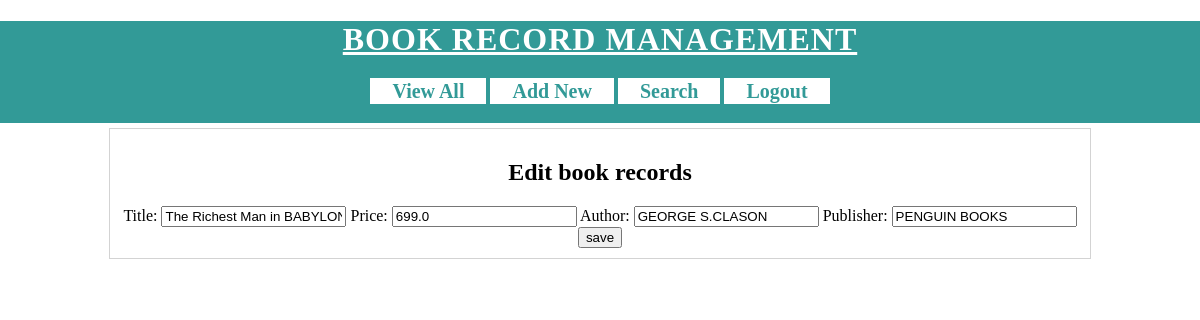
/BRMapp/edit-book?bookid=17 (signed in), run on the app's committed database.
### BRMapp/models.py (models this page shows)
class Book(models.Model):
    title=models.CharField(max_length=100)
    price=models.FloatField()
    author=models.CharField(max_length=100)
    publisher=models.CharField(max_length=100)

### BRMapp/views.py (the view)
@login_required(login_url="/BRMapp/login/")
def editBook(request):
    book=models.Book.objects.get(id=request.GET['bookid'])
    fields={'title':book.title,'price':book.price,'author':book.author,'publisher':book.publisher}
    form=NewBookForm(initial=fields)
    res=render(request,'BRMapp/edit-book.html',{'form':form,'book':book})
    return res

### BRMapp/forms.py
class NewBookForm(forms.Form):
    title=forms.CharField(label='Title',max_length=100)
    price=forms.FloatField(label='Price')
    author=forms.CharField(label='Author')
    publisher=forms.CharField(label='Publisher')

### templates/BRMapp/edit-book.html (shortened to what this page needs)
<!DOCTYPE html>
{% load static %}
<html lang="en" dir="ltr">
  <head>
    <link rel="stylesheet" href="{% static 'CSS/BRMstyle.css' %}">
  </head>
  <body>
    <div id= "header">
      <h1>BOOK RECORD MANAGEMENT</h1>
      <div id='nav'>
        <a href="/BRMapp/view-books">View All</a>
        <a href="/BRMapp/new-books">Add New</a>
        <a href="/BRMapp/search-books">Search</a>
        <a href="/BRMapp/logout">Logout</a>
      </div>
    </div>
    <div id="main">
      <h2>Edit book records</h2>
      <form action="/BRMapp/edit" method="post">
        {{form}}
        <input type="submit"  value="save">
      </form>
    </div>
  </body>
</html>

### static/CSS/BRMstyle.css (style rules this page uses)
body { background-color: white; margin:0px 0px 0px 0px; font-family:"calibri"; }
#header { background-color: #329A97; padding-bottom: 20px; text-align: center; }
#header h1 { text-align: center; color: white; font-family: "montserrat"; letter-spacing: 1px; text-decoration: underline; }
#nav { width: 60% margin:auto; }
#nav a { background-color: white; width: 150px; border: solid 2px white; font-size: 20px; font-weight: bold; text-decoration: none; color: #329A97; padding-left: 20px; padding-right: 20px; }
#main { margin:auto; border: solid 1px lightgrey; width: 80%; padding: 10px; margin-top:5px; }
#main h2, #main form { text-align: center; width: 100%; }

### data on the page
Book: title "The Richest Man in BABYLON", price "699.0", author "GEORGE S.CLASON", publisher "PENGUIN BOOKS"
